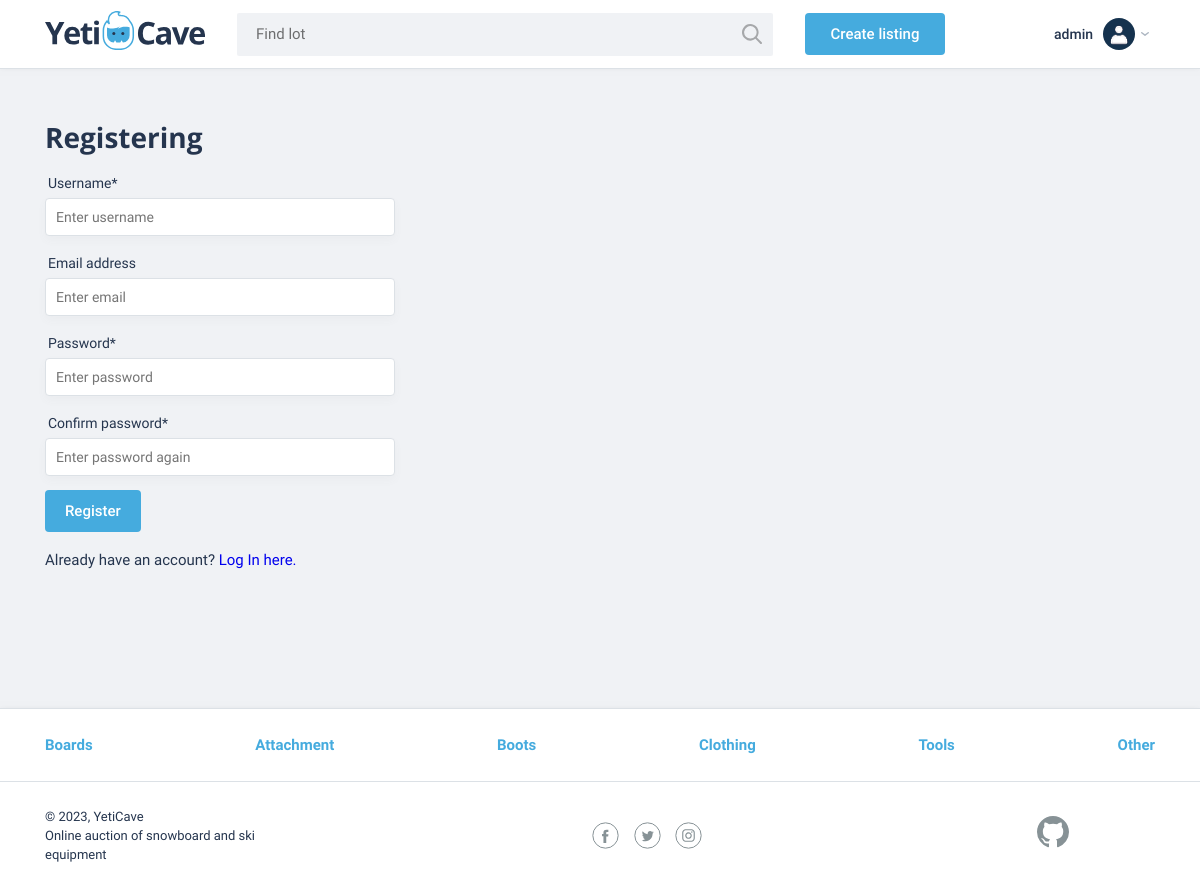
/register (signed in), run on the app's committed database.
### auctions/models.py (models this page shows, shortened)
class User(AbstractUser):
    pass

class Category(models.Model):
    name = models.CharField(max_length=64)

### auctions/views.py (the view)
# urls.py: path("register", views.register, name="register"),
def register(request):
    if request.method == "POST":
        form = RegisteringForm(request.POST)
        if form.is_valid():
            username = form.cleaned_data["username"]
            email = form.cleaned_data["email"]
            password = form.cleaned_data["password"]
            confirmation = form.cleaned_data["confirmation"]
            if password != confirmation:
                return render(request, "auctions/register.html", {
                    "form": form,
                    "message": "Passwords must match."
                })
            user = User.objects.create_user(username, email, password)
            user.save()
            login(request, user)
            return HttpResponseRedirect(reverse("index"))
    else:
        form = RegisteringForm()
    return render(request, "auctions/register.html", {"form": form})

### auctions/forms.py
class RegisteringForm(forms.ModelForm):
    confirmation = forms.CharField(
        label="Confirm password",
        widget=forms.TextInput(attrs={"placeholder": "Enter password again"}),
    )
    class Meta:
        model = User
        fields = ["username", "email", "password"]
        widgets = {
            "username": forms.TextInput(attrs={"placeholder": "Enter username"}),
            "email": forms.TextInput(attrs={"placeholder": "Enter email"}),
            "password": forms.TextInput(attrs={"placeholder": "Enter password"}),
        }

### auctions/context_processors.py (called while the page is built)
def categories(request):
    categories = Category.objects.all()
    return {"categories": categories}

### auctions/templates/auctions/register.html (shortened to what this page needs)
{% extends "auctions/layout.html" %}
{% block body %}
    <main class="container">
        <form action="{% url 'register' %}" method="post" class="form form-login {% if form.errors %}form__item--invalid{% endif %}">
            <h2>Registering</h2>
            {% for field in form %}
                <div class="form__item">
                    <label for="{{ field.id_for_label }}">
                        {{ field.label }}{% if field.field.required %}*{% endif %}
                    </label>
                    {{ field }}
                </div>
            {% endfor %}
            <button type="submit" class="button">Register</button>
            <p>Already have an account? <a href="{% url 'login' %}">Log In here.</a></p>
        </form>
    </main>
{% endblock %}

### auctions/templates/auctions/layout.html (shortened to what this page needs)
{% load static %}
<!DOCTYPE html>
<html lang="en">
<head>
    <link href="{% static 'auctions/css/normalize.min.css' %}" rel="stylesheet">
    <link href="{% static 'auctions/css/flatpickr.min.css' %}" rel="stylesheet">
    <link href="{% static 'auctions/css/styles.css' %}" rel="stylesheet">
</head>
<body>
    <header class="main-header">
        <div class="main-header__container container">
            <a href="/" class="main-header__logo">
                <img src="{% static 'auctions/img/logo.svg' %}" width="160" height="39" alt="YetiCave Logo">
            </a>
            <form method="get" action="/search" class="main-header__search">
                <input type="search" name="text" placeholder="Find lot">
                <button class="main-header__search-btn" type="submit">
                </button>
            </form>
            {% if user.is_authenticated %}
            <a class="main-header__add-lot button" href="{% url 'create_listing' %}">Create listing</a>
            <div class="user-menu__wrapper">
                <button class="button__menu-open menu-open">
                    <span class="menu-open__name">{{ user.username }}</span>
                    <img class="menu-open__image" src="{% static 'auctions/img/user.png' %}" width="32" height="32"
                        alt="User avatar">
                </button>
            </div>
            {% endif %}
        </div>
    </header>
    {% block body %}
    {% endblock %}
    <footer class="main-footer">
        <nav class="nav">
            <ul class="nav__list container">
                {% for category in categories %}
                    <li class="nav__item">
                        <a href="{% url "categories" category.id %}">
                            {{ category.name }}
                        </a>
                    </li>
                {% endfor %}
            </ul>
        </nav>
        <div class="main-footer__bottom container">
            <div class="main-footer__copyright">
                <p>© 2023, YetiCave</p>
                <p>Online auction of snowboard and ski equipment</p>
            </div>
            <div class="main-footer__social social">
                <a class="social__link social__link--facebook" href="#">Facebook
                </a><a class="social__link social__link--twitter" href="#">Twitter
                </a><a class="social__link social__link--instagram" href="#">Instagram
                </a>
            </div>
            <div class="main-footer__developed-by">
                <a class="logo-github" href="https://github.com/vFlicker">
                </a>
            </div>
        </div>
    </footer>
</body>
</html>

### auctions/static/auctions/css/styles.css (style rules this page uses)
html { box-sizing: border-box; }
*, *:before, *:after { box-sizing: inherit; }
html, body { height: 100%; }
body { display: flex; flex-direction: column; min-width: 1140px; background-color: #f0f2f5; font-family: "Roboto", sans-serif; font-weight: 400; font-size: 15px; line-height: 26px; color: #25354e; }
main { flex: 1 0 auto; }
footer { flex-shrink: 0; }
a { text-decoration: none; }
button { padding: 0px; background: 0px 0px; border: none; text-decoration: none; cursor: pointer; display: inline-block; font: inherit; text-align: center; word-break: break-word; overflow-wrap: break-word; transition: color 0.3s ease 0s, background-color 0.3s ease 0s; outline: 0px; }
h2 { margin: 0; font-family: "Open Sans", sans-serif; font-size: 28px; line-height: 35px; font-weight: 700; }
.container { width: 1140px; margin: 0 auto; padding: 0 15px; }
.button { display: block; padding: 8px 20px; background-color: #45abde; color: #fff; text-align: center; font-weight: 500; border: none; border-radius: 4px; transition: background-color .1s; }
.main-header { background-color: #fff; border-bottom: 1px solid #dce1e6; box-shadow: 0px -8px 10px rgba(0, 0, 0, 0.5); }
.main-header__container { display: flex; justify-content: flex-start; align-items: center; min-height: 68px; padding: 0 15px; }
.main-header__logo { display: block; margin-right: 30px; }
.main-header__search { position: relative; width: 540px; margin-right: 30px; }
.main-header__search input[type="search"] { width: 100%; padding: 8px 19px 9px 19px; background-color: #f0f2f5; border: 2px solid #fff; border-radius: 4px; }
.main-header__search-btn { content: ""; position: absolute; top: 3px; right: 3px; width: 20px; height: 20px; padding: 20px; background: url("../img/search.svg") center no-repeat; opacity: 0.3; border: 0; font-size: 0; cursor: pointer; }
.main-header__add-lot { width: 100%; max-width: 140px; margin-right: 30px; }
.user-menu__wrapper { margin-left: auto; position: relative; }
.menu-open { display: flex; align-items: center; min-height: 64px; padding: 0 20px 0 20px; position: relative; background-color: transparent; border: none; cursor: pointer; }
.menu-open::after { content: ''; width: 12px; height: 8px; position: absolute; top: 50%; margin-top: -4px; right: 4px; background-image: url("../img/arrow.svg"); }
.menu-open__name { margin-right: 10px; color: #25354e; font-size: 14px; font-weight: 500; line-height: 22px; }
.menu-open__image { display: flex; width: 32px; height: 32px; margin: auto; border-radius: 50%; background-color: #fff; overflow: hidden; }
.main-footer { margin-top: 120px; background-color: #fff; border-top: 1px solid #dce1e6; box-shadow: 0px 8px 10px rgba(0, 0, 0, 0.5); }
.main-footer__bottom { display: flex; justify-content: space-between; align-items: center; padding: 25px 15px; }
.main-footer__copyright { max-width: 212px; }
.main-footer__copyright p { margin: 0; font-size: 13px; line-height: 19px; }
.main-footer__social { width: 110px; }
.social { display: flex; justify-content: space-between; flex-wrap: wrap; }
.social__link { display: flex; width: 27px; height: 27px; font-size: 0; }
.logo-github { display: flex; width: 118px; height: 40px; font-size: 0; }
.main-footer .nav { background-color: #fff; border-bottom: 1px solid #dce1e6; }
.nav__list { display: flex; justify-content: space-between; flex-wrap: wrap; list-style: none; }
.nav__item a { position: relative; display: block; padding: 12px 0; font-weight: 700; color: #45abde; }
.nav__item a::before { content: ''; position: absolute; left: 50%; width: 0; height: 2px; background-color: #45abde; bottom: 0; -webkit-transition: all 0.3s ease 0s; -moz-transition: all 0.3s ease 0s; -ms-transition: all 0.3s ease 0s; -o-transition: all 0.3s ease 0s; transition: all 0.3s ease 0s; }
.main-footer .nav__item a { padding: 23px 0; }
.form { padding-top: 51px; }
.form-register, .form-login { max-width: 350px; }
.form h2 { padding-bottom: 15px; }
.form__item { width: 100%; margin: 0; margin-bottom: 14px; font-size: 14px; }
.form__item label { display: block; margin: 0 0 2px 3px; }
.form__item input, .form__item textarea { display: block; width: 100%; padding: 5px 10px; border: 1px solid #dce1e6; border-radius: 4px; box-shadow: 0px 4px 10px rgb(90 90 90 / 4%); }
.form .button { display: inline-block; vertical-align: middle; margin-right: 20px; }

### data on the page
User: username "admin"
Category: name "Boards"
Category: name "Attachment"
Category: name "Boots"
Category: name "Clothing"
Category: name "Tools"
Category: name "Other"

### other printed values
{{ field.label }} "Username" "Email address" "Password" "Confirm password"
